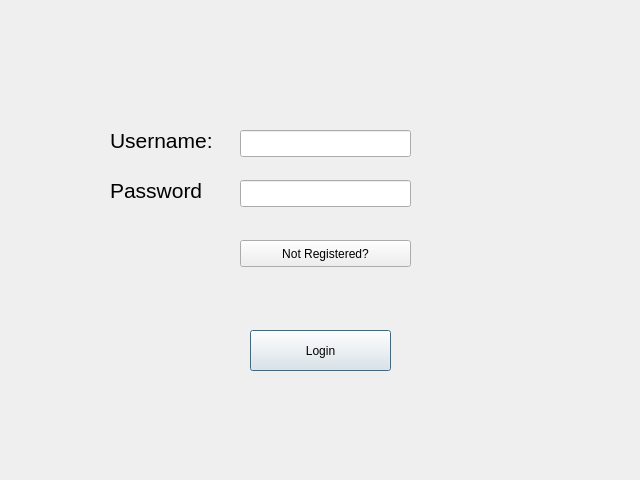
<?xml version="1.0" encoding="UTF-8"?>
<ui version="4.0">
 <class>LoginMenu</class>
 <widget class="QDialog" name="LoginMenu">
  <property name="geometry">
   <rect>
    <x>0</x>
    <y>0</y>
    <width>640</width>
    <height>480</height>
   </rect>
  </property>
  <property name="windowTitle">
   <string>Dialog</string>
  </property>
  <widget class="QStackedWidget" name="stackedWidget">
   <property name="geometry">
    <rect>
     <x>20</x>
     <y>20</y>
     <width>601</width>
     <height>431</height>
    </rect>
   </property>
   <widget class="QWidget" name="Login">
    <widget class="QLineEdit" name="loginPass">
     <property name="geometry">
      <rect>
       <x>220</x>
       <y>160</y>
       <width>171</width>
       <height>27</height>
      </rect>
     </property>
     <property name="echoMode">
      <enum>QLineEdit::Password</enum>
     </property>
    </widget>
    <widget class="QPushButton" name="loginLoginButton">
     <property name="geometry">
      <rect>
       <x>230</x>
       <y>310</y>
       <width>141</width>
       <height>41</height>
      </rect>
     </property>
     <property name="text">
      <string>Login</string>
     </property>
    </widget>
    <widget class="QPushButton" name="loginRegisterButton">
     <property name="geometry">
      <rect>
       <x>220</x>
       <y>220</y>
       <width>171</width>
       <height>27</height>
      </rect>
     </property>
     <property name="text">
      <string>Not Registered?</string>
     </property>
    </widget>
    <widget class="QLabel" name="label">
     <property name="geometry">
      <rect>
       <x>90</x>
       <y>110</y>
       <width>111</width>
       <height>21</height>
      </rect>
     </property>
     <property name="font">
      <font>
       <pointsize>16</pointsize>
      </font>
     </property>
     <property name="text">
      <string>Username:</string>
     </property>
    </widget>
    <widget class="QLineEdit" name="loginUser">
     <property name="geometry">
      <rect>
       <x>220</x>
       <y>110</y>
       <width>171</width>
       <height>27</height>
      </rect>
     </property>
    </widget>
    <widget class="QLabel" name="label_2">
     <property name="geometry">
      <rect>
       <x>90</x>
       <y>160</y>
       <width>111</width>
       <height>21</height>
      </rect>
     </property>
     <property name="font">
      <font>
       <pointsize>16</pointsize>
      </font>
     </property>
     <property name="text">
      <string>Password</string>
     </property>
    </widget>
    <widget class="QLabel" name="loginErrorLabel">
     <property name="geometry">
      <rect>
       <x>130</x>
       <y>40</y>
       <width>321</width>
       <height>31</height>
      </rect>
     </property>
     <property name="font">
      <font>
       <pointsize>14</pointsize>
      </font>
     </property>
     <property name="text">
      <string/>
     </property>
    </widget>
   </widget>
   <widget class="QWidget" name="Register">
    <widget class="QLabel" name="registerErrorLabel">
     <property name="geometry">
      <rect>
       <x>140</x>
       <y>50</y>
       <width>321</width>
       <height>31</height>
      </rect>
     </property>
     <property name="font">
      <font>
       <pointsize>14</pointsize>
      </font>
     </property>
     <property name="text">
      <string/>
     </property>
    </widget>
    <widget class="QLabel" name="label_3">
     <property name="geometry">
      <rect>
       <x>100</x>
       <y>170</y>
       <width>111</width>
       <height>21</height>
      </rect>
     </property>
     <property name="font">
      <font>
       <pointsize>16</pointsize>
      </font>
     </property>
     <property name="text">
      <string>Password:</string>
     </property>
    </widget>
    <widget class="QLabel" name="label_4">
     <property name="geometry">
      <rect>
       <x>100</x>
       <y>120</y>
       <width>111</width>
       <height>21</height>
      </rect>
     </property>
     <property name="font">
      <font>
       <pointsize>16</pointsize>
      </font>
     </property>
     <property name="text">
      <string>Username:</string>
     </property>
    </widget>
    <widget class="QLineEdit" name="registerUser">
     <property name="geometry">
      <rect>
       <x>230</x>
       <y>120</y>
       <width>171</width>
       <height>27</height>
      </rect>
     </property>
    </widget>
    <widget class="QLineEdit" name="registerMainPass">
     <property name="geometry">
      <rect>
       <x>230</x>
       <y>170</y>
       <width>171</width>
       <height>27</height>
      </rect>
     </property>
     <property name="echoMode">
      <enum>QLineEdit::Password</enum>
     </property>
    </widget>
    <widget class="QPushButton" name="loginLoginButton_2">
     <property name="geometry">
      <rect>
       <x>240</x>
       <y>290</y>
       <width>141</width>
       <height>41</height>
      </rect>
     </property>
     <property name="text">
      <string>Register</string>
     </property>
    </widget>
    <widget class="QLabel" name="label_5">
     <property name="geometry">
      <rect>
       <x>100</x>
       <y>220</y>
       <width>111</width>
       <height>21</height>
      </rect>
     </property>
     <property name="font">
      <font>
       <pointsize>16</pointsize>
      </font>
     </property>
     <property name="text">
      <string>Password:</string>
     </property>
    </widget>
    <widget class="QLineEdit" name="registerCheckPass">
     <property name="geometry">
      <rect>
       <x>230</x>
       <y>220</y>
       <width>171</width>
       <height>27</height>
      </rect>
     </property>
     <property name="echoMode">
      <enum>QLineEdit::Password</enum>
     </property>
    </widget>
    <widget class="QPushButton" name="registerBackToLogin">
     <property name="geometry">
      <rect>
       <x>450</x>
       <y>380</y>
       <width>141</width>
       <height>41</height>
      </rect>
     </property>
     <property name="text">
      <string>Go to Login</string>
     </property>
    </widget>
   </widget>
  </widget>
 </widget>
 <tabstops>
  <tabstop>loginUser</tabstop>
  <tabstop>loginPass</tabstop>
  <tabstop>loginLoginButton</tabstop>
  <tabstop>registerUser</tabstop>
  <tabstop>registerMainPass</tabstop>
  <tabstop>registerCheckPass</tabstop>
  <tabstop>loginLoginButton_2</tabstop>
  <tabstop>registerBackToLogin</tabstop>
  <tabstop>loginRegisterButton</tabstop>
 </tabstops>
 <resources/>
 <connections/>
</ui>
